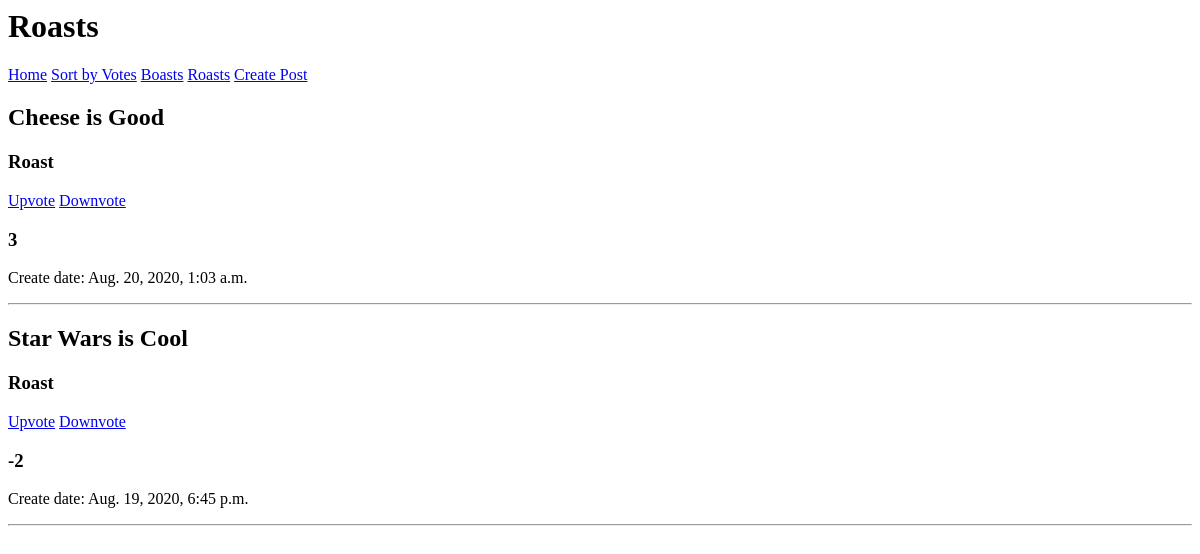
The page /roasts/ on the database as committed earlier.
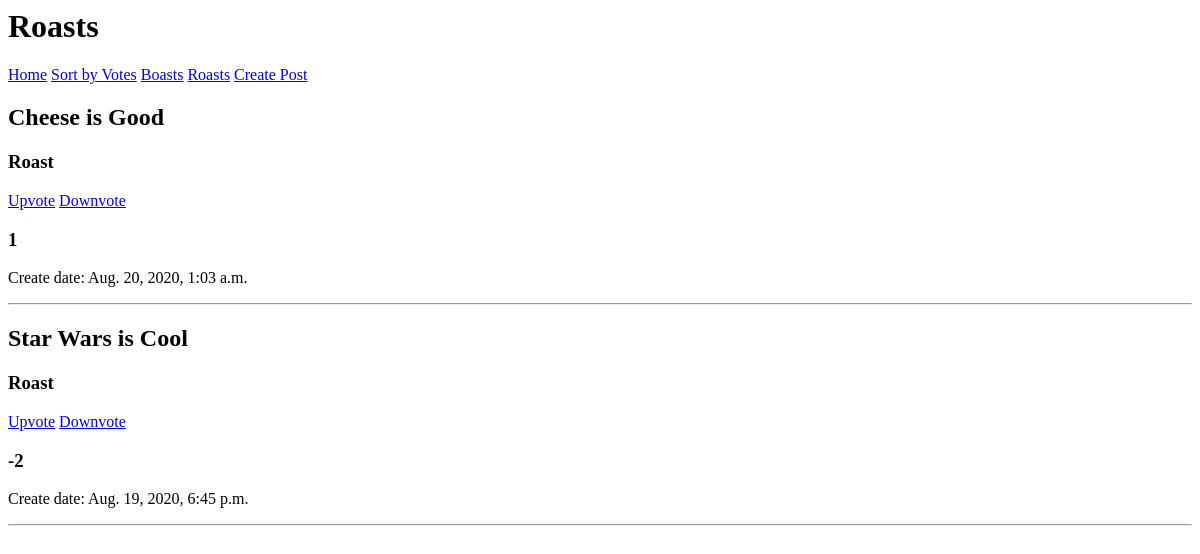
The same page on the database as committed later.
### ghostpostapp/models.py (models this page shows, shortened)
class RoastBoastModel(models.Model):
    is_boast = models.BooleanField()
    content = models.CharField(max_length=280)
    up_vote = models.IntegerField(default=0)
    down_vote = models.IntegerField(default=0)
    submit_time = models.DateTimeField(default=now, editable=False)

### ghostpostapp/views.py (the view)
# urls.py: path('roasts/', roast_view, name='roasts'),
def roast_view(request):
    posts = RoastBoastModel.objects.filter(
        is_boast=False).order_by('-submit_time')
    return render(request, 'roasts.html', {"posts": posts})

### templates/roasts.html (shortened to what this page needs)
<h1>Roasts</h1>
<div>
<a href="{% url 'homepage' %}">Home</a>
<a href="{% url 'sorted' %}">Sort by Votes</a>
<a href="{% url 'boasts' %}">Boasts</a>
<a href="{% url 'roasts' %}">Roasts</a>
<a href="{% url 'createpost' %}">Create Post</a>
</div>
{% for post in posts%}
<div>
    <h2>{{post.content}}</h2>
    {% if post.is_boast == True %}
            <h3>Boast</h3>
        {% else %}
            <h3>Roast</h3>
    {% endif %}
    <div>
        <a href="{% url 'upvote' post.id %}">Upvote</a>
        <a href="{% url 'downvote' post.id %}">Downvote</a>
        </div>
        <div>
        <h3>{{ post.up_vote|add:post.down_vote }}</h3>
        </div>
    </div>
    <p>Create date: {{post.submit_time}}</p>
    <hr />
{% endfor %}

Rows that differ between the two databases and show on the page:
changed RoastBoastModel "Cheese is Good": up_vote|add "3" → "1"
